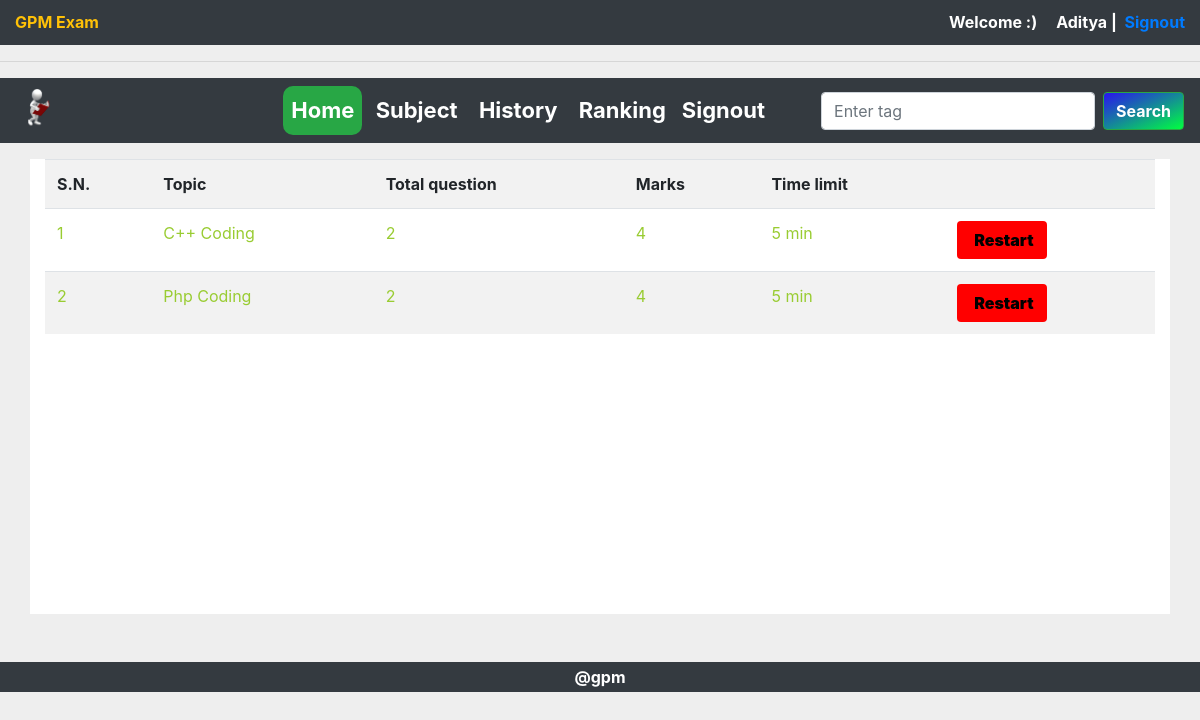
Screenshot of /subject.php?q=1 (signed in) with the database file from the repository.
### tables this page shows
CREATE TABLE `quiz` (
  `eid` text NOT NULL,
  `title` varchar(100) NOT NULL,
  `sahi` int(11) NOT NULL,
  `wrong` int(11) NOT NULL,
  `total` int(11) NOT NULL,
  `time` bigint(20) NOT NULL,
  `intro` text NOT NULL,
  `tag` varchar(100) NOT NULL,
  `date` timestamp NOT NULL DEFAULT CURRENT_TIMESTAMP ON UPDATE CURRENT_TIMESTAMP
);

### question.php (the view, shortened to what this page needs)
<div class="container mt-3 mb-3 overflow-auto" style="background: #fff; height: 455px">
<div class="row">
<div class="col-md-12 overflow-auto">
<?php
include_once 'code/dbConnection.php';
?>
<?php if(@$_GET['q']==1) {
$result = mysqli_query($con,"SELECT * FROM quiz ORDER BY date DESC") or die('Error');
echo  '<div class="panel overflow-auto"><div class="table-responsive overflow-auto" style="background:;height:460px;"><table class="table table-striped title1">
<tr><td><b>S.N.</b></td><td><b>Topic</b></td><td><b>Total question</b></td><td><b>Marks</b></td><td><b>Time limit</b></td><td></td></tr>';
$c=1;
while($row = mysqli_fetch_array($result)) {
	$title = $row['title'];
	$total = $row['total'];
	$sahi = $row['sahi'];
    $time = $row['time'];
	$eid = $row['eid'];
$q12=mysqli_query($con,"SELECT score FROM history WHERE eid='$eid' AND email='$email'" )or die('Error98');
$rowcount=mysqli_num_rows($q12);
if($rowcount == 0){
	echo '<tr><td>'.$c++.'</td><td>'.$title.'</td><td>'.$total.'</td><td>'.$sahi*$total.'</td><td>'.$time.'&nbsp;min</td>
	<td><b><a href="ans.php?q=quiz&step=2&eid='.$eid.'&n=1&t='.$total.'" class="pull-right btn sub1" style="margin:0px;background:#99cc32"><span class="glyphicon glyphicon-new-window" aria-hidden="true"></span>&nbsp;<span class="title1"><b>Start</b></span></a></b></td></tr>';
}
else
{
echo '<tr style="color:#99cc32"><td>'.$c++.'</td><td>'.$title.'&nbsp;<span title="This quiz is already solve by you" class="glyphicon glyphicon-ok" aria-hidden="true"></span></td><td>'.$total.'</td><td>'.$sahi*$total.'</td><td>'.$time.'&nbsp;min</td>
	<td><b><a href="update.php?q=quizre&step=25&eid='.$eid.'&n=1&t='.$total.'" class="pull-right btn sub1" style="margin:0px;background:red"><span class="glyphicon glyphicon-repeat" aria-hidden="true"></span>&nbsp;<span class="title1"><b>Restart</b></span></a></b></td></tr>';
}
}
echo '</table></div></div>';
}?>
</div>
</div>
</div>

### css/style.css (style rules this page uses)
* { padding: 0px; margin: 0px; }
body { overflow-x:hidden; width:100%; background:#eee; background-attachment:fixed; }
.btn { background:linear-gradient(to bottom right,#2913f0,#00ff40) ; color: black; font-weight: bold; }

### rows the page displays
quiz: title "C++ Coding", total "2", $sahi*$total "4", time "5"
quiz: title "Php Coding", total "2", $sahi*$total "4", time "5"

### other values shown
$name "Aditya"
